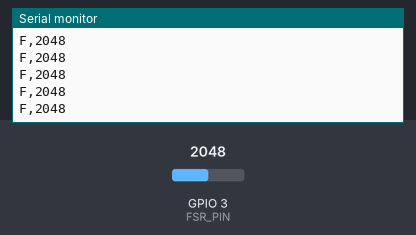
Recording of a sketch running on a simulated ESP32-C3. Parts: the last lines printed to the serial monitor. Inputs (shaded band) come from the test bench; at power-on: GPIO 3 (FSR_PIN) = 2048 (analog values on the 0–4095 scale).

Above: at 1.2 s.
1.3 s: GPIO 3 (FSR_PIN) set to 2866
At 2.1 s:
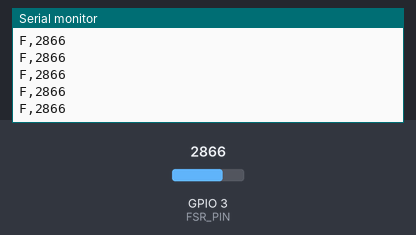
2.8 s: GPIO 3 (FSR_PIN) set to 3603
At 3.5 s:
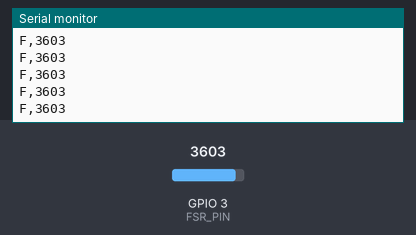
Timing chart, 0 to 5.8 s (numbered marks = the images above; inputs shaded):
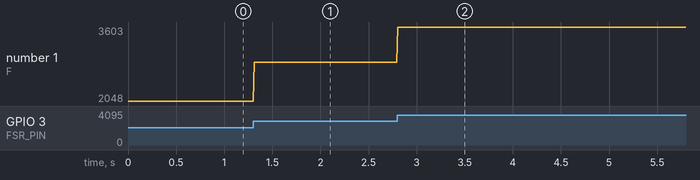

The sketch:

esp32c3_fsr.ino
```cpp
// ESP32-C3 Mini FSR reader -> USB serial.
//
// Wiring (voltage divider):
//   3V3 ---[ FSR ]---+--- FSR_PIN (GPIO3)
//                    |
//                  [10k]
//                    |
//                   GND
//
// On the ESP32-C3 only GPIO0-4 are ADC1 pins. Avoid GPIO2 (boot strap).
//
// Arduino IDE: Board "ESP32C3 Dev Module" (or "LOLIN C3 Mini"),
//   Tools > USB CDC On Boot: ENABLED   <-- required, otherwise Serial prints nothing.
// Output: one line per sample at ~100 Hz:  "F,<0..4095>\n"

#define FSR_PIN 3
#define SAMPLES 8
#define PERIOD_MS 10

void setup() {
  Serial.begin(115200);
  analogReadResolution(12);
  analogSetPinAttenuation(FSR_PIN, ADC_11db);
}

void loop() {
  static uint32_t next = 0;
  if (millis() < next) return;
  next = millis() + PERIOD_MS;

  uint32_t sum = 0;
  for (int i = 0; i < SAMPLES; i++) sum += analogRead(FSR_PIN);
  Serial.printf("F,%u\n", sum / SAMPLES);
}
```

Measured:
- after the input at 1.3 s, the serial monitor: prints a new line at once (image 1)
- after the input at 2.8 s, the serial monitor: prints a new line at once (image 2)
- plotted number 1: 2048 → 2866 after the input at 1.3 s, 2866 → 3603 after the input at 2.8 s
